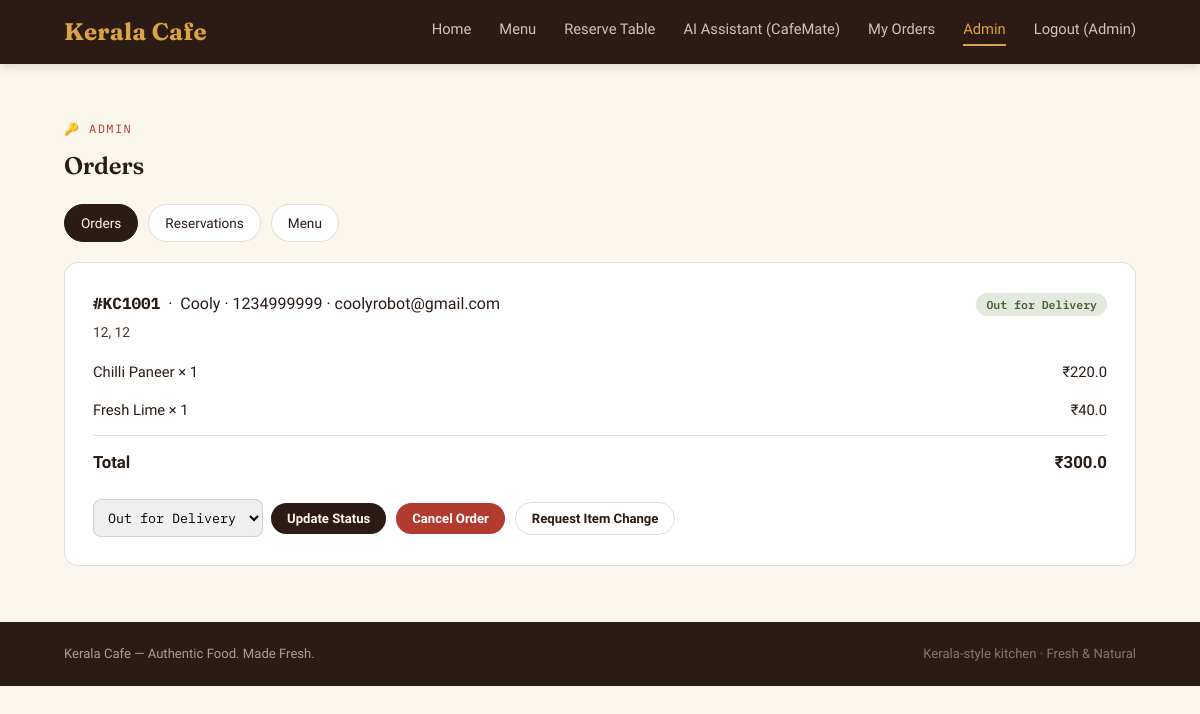
Page /admin/orders (signed in) on the committed database.
### models.py (models this page shows)
class User(Base):
    __tablename__ = "users"
    user_id = Column(Integer, primary_key=True, index=True)
    name = Column(String(120), nullable=False)
    email = Column(String(120), unique=True, nullable=False, index=True)
    phone = Column(String(20), unique=True, nullable=False, index=True)
    password_hash = Column(String(255), nullable=False)
    is_admin = Column(Boolean, default=False)
    created_at = Column(DateTime(timezone=True), server_default=func.now())
    orders = relationship("Order", back_populates="user")
    reservations = relationship("Reservation", back_populates="user")

class Order(Base):
    __tablename__ = "orders"
    order_id = Column(Integer, primary_key=True, index=True)
    user_id = Column(Integer, ForeignKey("users.user_id"), nullable=True)
    customer_name = Column(String(120), nullable=False)
    phone = Column(String(20), nullable=False)
    email = Column(String(120), default="")
    address = Column(String(255), default="")
    landmark = Column(String(255), default="")
    delivery_instructions = Column(Text, default="")
    payment_method = Column(String(30), default="cod")      # cod / upi (simulated)
    total_amount = Column(Float, nullable=False)
    order_date = Column(DateTime(timezone=True), server_default=func.now())
    status = Column(String(30), default="Order Placed")
    admin_note = Column(Text, default="")
    items = relationship("OrderItem", back_populates="order", cascade="all, delete-orphan")
    user = relationship("User", back_populates="orders")

class OrderItem(Base):
    __tablename__ = "order_items"
    order_item_id = Column(Integer, primary_key=True, index=True)
    order_id = Column(Integer, ForeignKey("orders.order_id"), nullable=False)
    food_id = Column(Integer, ForeignKey("foods.food_id"), nullable=False)
    quantity = Column(Integer, nullable=False)
    price = Column(Float, nullable=False)   # price at time of order
    order = relationship("Order", back_populates="items")
    food = relationship("Food", back_populates="order_items")

class Food(Base):
    __tablename__ = "foods"
    food_id = Column(Integer, primary_key=True, index=True)
    food_name = Column(String(120), nullable=False)
    category = Column(String(60), nullable=False)       # e.g. Starters, Main Course, Beverages
    price = Column(Float, nullable=False)
    description = Column(Text, default="")
    is_veg = Column(Boolean, default=True)
    spice_level = Column(Integer, default=1)             # 1-3 (mild/medium/spicy)
    image_url = Column(String(255), default="")
    availability = Column(Boolean, default=True)
    rating = Column(Float, default=4.5)
    order_items = relationship("OrderItem", back_populates="food")

### app.py (the view)
@app.get("/admin/orders")
def admin_orders_page(request: Request, db: Session = Depends(get_db)):
    admin = auth.get_current_user(request, db)
    if not admin:
        return RedirectResponse(url="/login?next=/admin/orders", status_code=303)
    if not admin.is_admin:
        raise HTTPException(status_code=403, detail="Admin access only.")
    orders = db.query(models.Order).order_by(models.Order.order_date.desc()).all()
    return render(request, "admin_orders.html", db, {"orders": orders, "order_code": order_code})

### templates/admin_orders.html (shortened to what this page needs)
{% extends "base.html" %}
{% block content %}
<section class="th-section">
  <div class="th-container">
    <span class="th-eyebrow">🔑 Admin</span>
    <h2>Orders</h2>
    <div class="th-filters" style="margin:20px 0;">
      <a href="/admin/orders" class="th-chip active">Orders</a>
      <a href="/admin/reservations" class="th-chip">Reservations</a>
      <a href="/admin/menu" class="th-chip">Menu</a>
    </div>
    <div style="display:flex; flex-direction:column; gap:18px;">
      {% for order in orders %}
      <div class="th-card">
        <div class="th-heading-row" style="margin-bottom:6px;">
          <div>
            <strong class="mono">#{{ order_code(order.order_id) }}</strong>
            &nbsp;&middot;&nbsp; {{ order.customer_name }} &middot; {{ order.phone }}
            {% if order.email %} &middot; {{ order.email }}{% endif %}
          </div>
          <span class="th-tag {{ 'th-tag-nonveg' if order.status in ['Cancelled', 'Change Requested'] else 'th-tag-veg' }}">{{ order.status }}</span>
        </div>
        <div style="font-size:0.86rem; color:var(--espresso-soft); margin-bottom:10px;">
          {{ order.address }}{% if order.landmark %}, {{ order.landmark }}{% endif %}
        </div>
        {% for item in order.items %}
        <div class="th-summary-row"><span>{{ item.food.food_name if item.food else 'Item' }} × {{ item.quantity }}</span><span>₹{{ item.price * item.quantity }}</span></div>
        {% endfor %}
        <div class="th-summary-row total"><span>Total</span><span>₹{{ order.total_amount }}</span></div>
        <div style="display:flex; flex-wrap:wrap; gap:10px; margin-top:16px; align-items:center;">
          <form method="post" action="/admin/orders/{{ order.order_id }}/status" style="display:flex; gap:8px; align-items:center;">
            <select name="status" class="mono" style="padding:8px 10px; border-radius:8px; border:1px solid var(--line);">
              {% for s in ['Order Placed', 'Confirmed', 'Preparing', 'Out for Delivery', 'Delivered'] %}
              <option value="{{ s }}" {{ 'selected' if order.status == s }}>{{ s }}</option>
              {% endfor %}
            </select>
            <button type="submit" class="btn btn-dark btn-sm">Update Status</button>
          </form>
          <button class="btn btn-sm" style="background:var(--chili); color:#fff;" onclick="document.getElementById('cancel-{{ order.order_id }}').classList.toggle('open-panel')">Cancel Order</button>
          <button class="btn btn-sm btn-outline" style="color:var(--espresso); border-color:var(--line);" onclick="document.getElementById('change-{{ order.order_id }}').classList.toggle('open-panel')">Request Item Change</button>
        </div>
      </div>
      {% endfor %}
    </div>
  </div>
</section>
{% endblock %}

### templates/base.html (shortened to what this page needs)
<!DOCTYPE html>
<html lang="en">
<head>
<link rel="stylesheet" href="/static/style.css">
</head>
<body>
<header class="th-nav">
  <div class="th-nav-inner">
    <a href="/" class="th-brand">Kerala Cafe</a>
    <nav class="th-nav-links" id="navLinks">
      <a href="/" class="{{ 'active' if request.url.path == '/' }}">Home</a>
      <a href="/menu" class="{{ 'active' if request.url.path == '/menu' }}">Menu</a>
      <a href="/reserve" class="{{ 'active' if request.url.path == '/reserve' }}">Reserve Table</a>
      <a href="/ai-assistant" class="{{ 'active' if request.url.path == '/ai-assistant' }}">AI Assistant (CafeMate)</a>
      <a href="/orders" class="{{ 'active' if request.url.path == '/orders' }}">My Orders</a>
      {% if current_user %}
        {% if current_user.is_admin %}
        <a href="/admin/orders" class="{{ 'active' if request.url.path.startswith('/admin') }}">Admin</a>
        {% endif %}
        <a href="/logout">Logout ({{ current_user.name.split(' ')[0] }})</a>
      {% else %}
        <a href="/login" class="{{ 'active' if request.url.path == '/login' }}">Login</a>
        <a href="/register" class="{{ 'active' if request.url.path == '/register' }}">Sign Up</a>
      {% endif %}
    </nav>
  </div>
</header>
<main>
{% block content %}{% endblock %}
</main>
<footer class="th-footer">
  <div class="th-footer-inner">
    <span>Kerala Cafe &mdash; Authentic Food. Made Fresh.</span>
    <span class="th-footer-dim">Kerala-style kitchen &middot; Fresh & Natural</span>
  </div>
</footer>
</body>
</html>

### static/style.css (style rules this page uses)
:root { --ivory: #FBF6EC; --ivory-dim: #F3EBDA; --espresso: #2B1B14; --espresso-soft: #4A342A; --gold: #D9A441; --gold-deep: #B7822A; --chili: #B23A2E; --chili-deep: #8F2C22; --leaf: #4A5D3A; --leaf-soft: #E4EADB; --line: rgba(43, 27, 20, 0.14); --shadow: 0 8px 24px rgba(43, 27, 20, 0.12); --font-display: "Fraunces", serif; --font-body: "Work Sans", sans-serif; --font-mono: "IBM Plex Mono", monospace; --radius: 14px; }
* { box-sizing: border-box; }
body { margin: 0; background: var(--ivory); color: var(--espresso); font-family: var(--font-body); line-height: 1.5; }
a { text-decoration: none; color: inherit; }
h1, h2, h3, h4 { font-family: var(--font-display); font-weight: 600; margin: 0 0 0.4em; letter-spacing: -0.01em; }
.mono { font-family: var(--font-mono); }
.th-nav { background: var(--espresso); color: var(--ivory); position: sticky; top: 0; z-index: 50; box-shadow: 0 2px 10px rgba(0,0,0,0.15); }
.th-nav-inner { max-width: 1120px; margin: 0 auto; padding: 14px 24px; display: flex; align-items: center; justify-content: space-between; }
.th-brand { font-family: var(--font-display); font-size: 1.5rem; font-weight: 700; color: var(--gold); letter-spacing: 0.01em; }
.th-nav-links { display: flex; gap: 28px; }
.th-nav-links a { font-size: 0.92rem; font-weight: 500; color: rgba(251,246,236,0.78); padding-bottom: 4px; border-bottom: 2px solid transparent; transition: color 0.15s, border-color 0.15s; }
.th-nav-links a:hover, .th-nav-links a.active { color: var(--gold); border-bottom-color: var(--gold); }
.th-container { max-width: 1120px; margin: 0 auto; padding: 0 24px; }
.th-section { padding: 56px 0; }
.th-eyebrow { font-family: var(--font-mono); font-size: 0.75rem; letter-spacing: 0.12em; text-transform: uppercase; color: var(--chili); margin-bottom: 10px; display: block; }
.btn { display: inline-flex; align-items: center; gap: 8px; font-family: var(--font-body); font-weight: 600; font-size: 0.92rem; padding: 12px 22px; border-radius: 999px; border: none; cursor: pointer; transition: transform 0.12s ease, box-shadow 0.12s ease; }
.btn-outline { background: transparent; color: var(--ivory); border: 1.5px solid rgba(251,246,236,0.5); }
.btn-dark { background: var(--espresso); color: var(--ivory); }
.btn-sm { padding: 8px 16px; font-size: 0.82rem; }
.th-tag { font-size: 0.72rem; font-weight: 600; padding: 3px 10px; border-radius: 999px; font-family: var(--font-mono); }
.th-tag-veg { background: var(--leaf-soft); color: var(--leaf); }
.th-heading-row { display: flex; justify-content: space-between; align-items: flex-end; margin-bottom: 26px; flex-wrap: wrap; gap: 12px; }
.th-filters { display: flex; flex-wrap: wrap; gap: 10px; margin-bottom: 26px; align-items: center; }
.th-chip { font-family: var(--font-body); font-size: 0.85rem; font-weight: 500; padding: 8px 16px; border-radius: 999px; border: 1px solid var(--line); background: #fff; cursor: pointer; transition: all 0.15s; }
.th-chip.active { background: var(--espresso); color: var(--ivory); border-color: var(--espresso); }
.th-card { background: #fff; border: 1px solid var(--line); border-radius: var(--radius); padding: 28px; }
.th-summary-row { display: flex; justify-content: space-between; padding: 8px 0; font-size: 0.92rem; }
.th-summary-row.total { font-weight: 700; font-size: 1.05rem; border-top: 1px solid var(--line); padding-top: 14px; margin-top: 6px; }
.th-footer { background: var(--espresso); color: rgba(251,246,236,0.6); padding: 22px 0; font-size: 0.82rem; }
.th-footer-inner { max-width: 1120px; margin: 0 auto; padding: 0 24px; display: flex; justify-content: space-between; flex-wrap: wrap; gap: 6px; }
.th-footer-dim { opacity: 0.7; }

### rows in the picture
User: name "Admin"
Order: order_id "KC1001", customer_name "Cooly", phone "1234999999", email "coolyrobot@gmail.com", status "Out for Delivery", address "12", landmark "12", total_amount "300.0"
OrderItem: food "Chilli Paneer", quantity "1", item.price*item.quantity "220.0"
OrderItem: food "Fresh Lime", quantity "1", item.price*item.quantity "40.0"

### other values in the picture
form field status "Out for Delivery"
